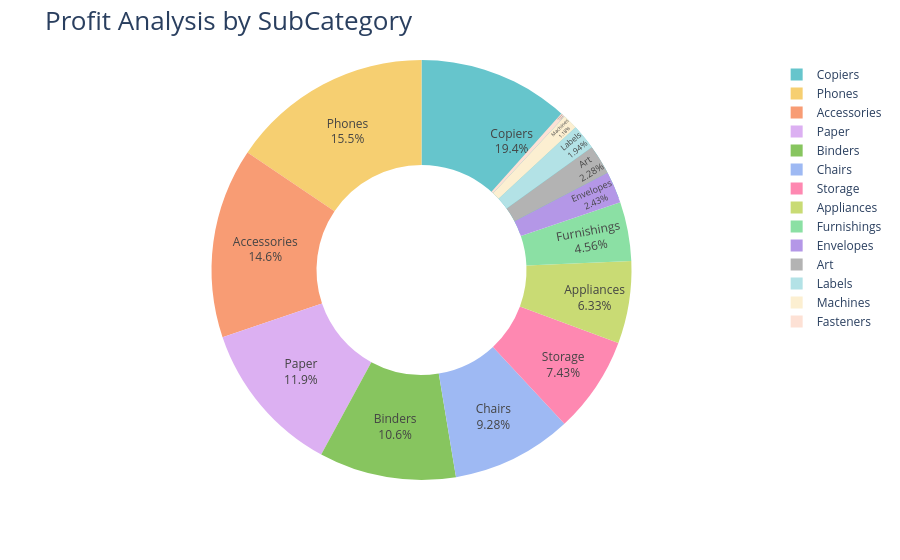

Notebook source saved alongside this figure:
### Markdown cell above
Profit Analysis by Sub-Category

### Code cell
Profit_by_subcategory = df.groupby('Sub-Category')['Profit'].sum().reset_index()
fig = px.pie(Profit_by_subcategory,
             values = 'Profit',
             names = 'Sub-Category',
             hole = 0.5,
             color_discrete_sequence=px.colors.qualitative.Pastel)
fig.update_traces(textposition = 'inside',textinfo = 'percent+label')
fig.update_layout(title = 'Profit Analysis by SubCategory',title_font=dict(size=26))
fig.show()

### Figure 1 — Plotly figure (JSON) as saved in the notebook; plotly's stock layout.template omitted (floating-point values rounded to 4 significant figures)
{"data": [{"domain": {"x": [0, 1], "y": [0, 1]}, "hole": 0.5, "hovertemplate": "Sub-Category=%{label}<br>Profit=%{value}<extra></extra>", "labels": ["Accessories", "Appliances", "Art", "Binders", "Bookcases", "Chairs", "Copiers", "Envelopes", "Fasteners", "Furnishings", "Labels", "Machines", "Paper", "Phones", "Storage", "Supplies", "Tables"], "legendgroup": "", "name": "", "showlegend": true, "textinfo": "percent+label", "textposition": "inside", "type": "pie", "values": [41940.0, 18140.0, 6528.0, 30220.0, -3473.0, 26590.0, 55620.0, 6964.0, 949.5, 13060.0, 5546.0, 3385.0, 34050.0, 44520.0, 21280.0, -1189.0, -17730.0]}], "layout": {"legend": {"tracegroupgap": 0}, "margin": {"t": 60}, "piecolorway": ["rgb(102, 197, 204)", "rgb(246, 207, 113)", "rgb(248, 156, 116)", "rgb(220, 176, 242)", "rgb(135, 197, 95)", "rgb(158, 185, 243)", "rgb(254, 136, 177)", "rgb(201, 219, 116)", "rgb(139, 224, 164)", "rgb(180, 151, 231)", "rgb(179, 179, 179)"], "title": {"font": {"size": 26}, "text": "Profit Analysis by SubCategory"}}}
